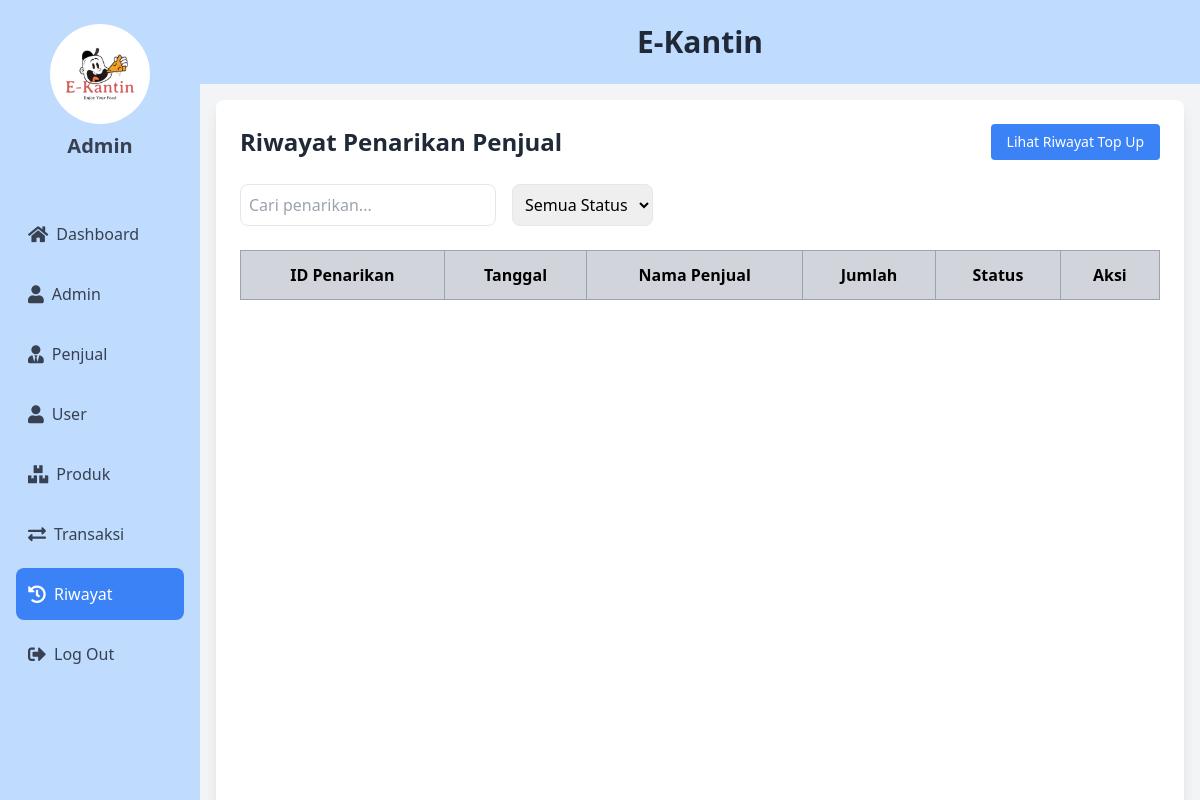
The app's page /riwayat/rwtpenjual.php (signed in), older data.
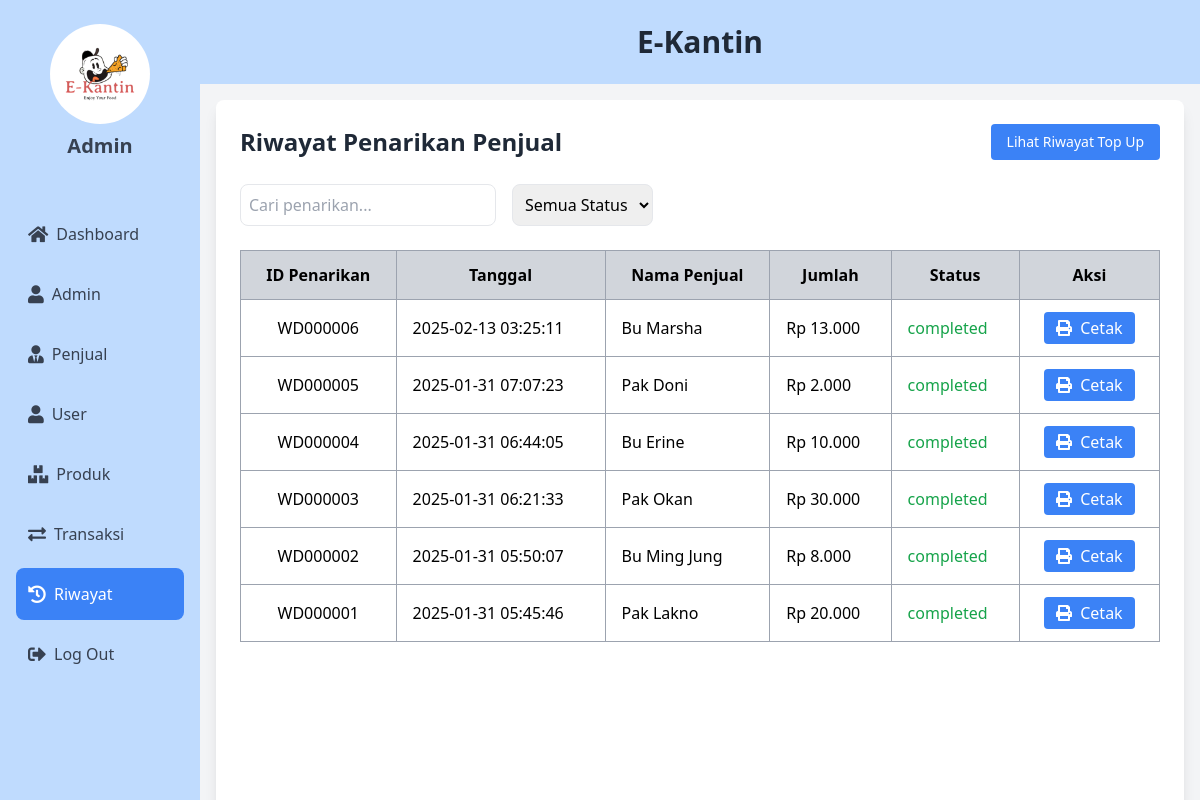
The same page, newer data.
### tables this page shows
CREATE TABLE `withdrawals` (
  `id_withdrawal` int NOT NULL,
  `id_penjual` int NOT NULL,
  `saldo` decimal(10,2) NOT NULL,
  `status` enum('completed','pending','failed') NOT NULL DEFAULT 'pending',
  `tanggal_withdrawal` timestamp NOT NULL DEFAULT CURRENT_TIMESTAMP,
  `total_withdrawal` int NOT NULL,
  PRIMARY KEY (`id_withdrawal`),
  KEY `withdrawals_penjual_FK` (`id_penjual`),
  CONSTRAINT `withdrawals_penjual_FK` FOREIGN KEY (`id_penjual`) REFERENCES `penjual` (`id_penjual`) ON DELETE CASCADE ON UPDATE CASCADE
);

CREATE TABLE `penjual` (
  `id_penjual` int NOT NULL AUTO_INCREMENT,
  `nama_penjual` varchar(100) NOT NULL,
  `kontak` varchar(100) NOT NULL,
  `status` enum('aktif','non-aktif') NOT NULL,
  `tanggal_bergabung` timestamp NOT NULL,
  `saldo` decimal(10,2) NOT NULL DEFAULT '0.00',
  `withdrawable_balance` decimal(10,2) NOT NULL DEFAULT '0.00',
  PRIMARY KEY (`id_penjual`)
);

### riwayat/rwtpenjual.php (the view, shortened to what this page needs)
<?php
include '../config.php';
$hal = isset($_GET['hal']) ? (int)$_GET['hal'] : 1;
$batas = 10;
$mulai = ($hal - 1) * $batas;
$query = "SELECT w.*, p.nama_penjual
          FROM withdrawals w
          JOIN penjual p ON w.id_penjual = p.id_penjual
          ORDER BY w.tanggal_withdrawal DESC
          LIMIT $mulai, $batas";
$result = mysqli_query($conn, $query);
?>
<!DOCTYPE html>
<html lang="en">
<head>
    <script src="https://cdn.tailwindcss.com"></script>
    <link href="https://cdnjs.cloudflare.com/ajax/libs/font-awesome/5.15.4/css/all.min.css" rel="stylesheet">
</head>
<body class="bg-gray-100">
    <div class="flex h-screen overflow-hidden">
        <div class="w-1/6 bg-blue-200">
            <div class="flex flex-col items-center py-6 px-4">
                <div class="flex flex-col items-center mb-6">
                    <img src="../images/WhatsApp Image 2025-01-04 at 10.08.50_8e6a12dc.jpg" alt="Logo" class="rounded-full mb-2" style="height: 100px;">
                    <h1 class="text-xl font-semibold text-gray-700">Admin</h1>
                </div><br>
                <nav class="space-y-2 w-full">
                    <a href="../dashboard/dashboard.php" class="nav-link flex items-center p-3 w-full text-gray-700 hover:bg-blue-500 hover:text-white transition-all duration-300 rounded-lg">
                        <i class="fas fa-home mr-2 text-lg"></i> Dashboard
                    </a>
                    <a href="../admin/admin.php" class="nav-link flex items-center p-3 w-full text-gray-700 hover:bg-blue-500 hover:text-white transition-all duration-300 rounded-lg">
                        <i class="fas fa-user mr-2 text-lg"></i> Admin
                    </a>
                    <a href="../penjual/penjual.php" class="nav-link flex items-center p-3 w-full text-gray-700 hover:bg-blue-500 hover:text-white transition-all duration-300 rounded-lg">
                        <i class="fas fa-user-tie mr-2 text-lg"></i> Penjual
                    </a>
                    <a href="../user/user.php" class="nav-link flex items-center p-3 w-full text-gray-700 hover:bg-blue-500 hover:text-white transition-all duration-300 rounded-lg">
                        <i class="fas fa-user mr-2 text-lg"></i> User
                    </a>
                    <a href="../barang/barang.php" class="nav-link flex items-center p-3 w-full text-gray-700 hover:bg-blue-500 hover:text-white transition-all duration-300 rounded-lg">
                        <i class="fas fa-boxes mr-2 text-lg"></i> Produk
                    </a>
                    <a href="../transaksi/transaksi.php" class="nav-link flex items-center p-3 w-full text-gray-700 hover:bg-blue-500 hover:text-white transition-all duration-300 rounded-lg">
                        <i class="fas fa-exchange-alt mr-2 text-lg"></i> Transaksi
                    </a>
                    <a href="../riwayat/riwayat.php" class="nav-link flex items-center p-3 w-full text-gray-700 hover:bg-blue-500 hover:text-white transition-all duration-300 rounded-lg bg-blue-500 text-white">
                        <i class="fas fa-history mr-2 text-lg"></i> Riwayat
                    </a>
                    <a href="../logout.php" class="nav-link flex items-center p-3 w-full text-gray-700 hover:bg-blue-500 hover:text-white transition-all duration-300 rounded-lg">
                        <i class="fas fa-sign-out-alt mr-2 text-lg"></i> Log Out
                    </a>
                </nav>
            </div>
        </div>
        <div class="flex-1 flex flex-col overflow-hidden">
            <div class="bg-blue-200 text-center py-6 border-b-3 border-blue-400">
                <h1 class="text-3xl font-bold text-gray-800">E-Kantin</h1>
            </div>
            <div class="flex-1 p-4">
                <div class="bg-white rounded-lg shadow-lg p-6">
                    <div class="flex justify-between items-center mb-6">
                        <h2 class="text-2xl font-bold text-gray-800">Riwayat Penarikan Penjual</h2>
                        <a href="riwayat.php" class="text-sm px-4 py-2 bg-blue-500 text-white rounded hover:bg-blue-600 transition duration-200">
                            Lihat Riwayat Top Up
                        </a>
                    </div>
                    <div class="mb-6 flex gap-4">
                        <input type="text" id="searchInput" placeholder="Cari penarikan..."
                               class="p-2 border rounded-lg w-64 focus:ring-2 focus:ring-blue-400">
                        <select id="statusFilter" class="p-2 border rounded-lg focus:ring-2 focus:ring-blue-400">
                            <option value="">Semua Status</option>
                        </select>
                    </div>
                    <div class="overflow-x-auto h-[calc(100vh-250px)] overflow-y-auto custom-scrollbar">
                        <table class="min-w-full bg-white table-auto border-collapse">
                            <thead class="sticky-header">
                                <tr class="bg-gray-300 text-center">
                                    <th class="py-3 px-4 border border-gray-400">ID Penarikan</th>
                                    <th class="py-3 px-4 border border-gray-400">Tanggal</th>
                                    <th class="py-3 px-4 border border-gray-400">Nama Penjual</th>
                                    <th class="py-3 px-4 border border-gray-400">Jumlah</th>
                                    <th class="py-3 px-4 border border-gray-400">Status</th>
                                    <th class="py-3 px-4 border border-gray-400">Aksi</th>
                                </tr>
                            </thead>
                            <tbody>
                            <?php
                            while($row = mysqli_fetch_array($result)) {
                                $statusClass = $row['status'] == 'completed' ? 'text-green-600' :
                                            ($row['status'] == 'failed' ? 'text-red-600' : 'text-yellow-600');
                                echo "<tr class='border-b hover:bg-gray-50'>
                                        <td class='py-3 px-4 text-center border border-gray-400'>WD" . str_pad($row['id_withdrawal'], 6, '0', STR_PAD_LEFT) . "</td>
                                        <td class='py-3 px-4 border border-gray-400'>{$row['tanggal_withdrawal']}</td>
                                        <td class='py-3 px-4 border border-gray-400'>{$row['nama_penjual']}</td>
                                        <td class='py-3 px-4 border border-gray-400'>Rp " . number_format($row['saldo'],0,',','.') . "</td>
                                        <td class='py-3 px-4 border border-gray-400 {$statusClass}'>{$row['status']}</td>
                                        <td class='py-3 px-4 text-center border border-gray-400'>
                                            <button onclick='printReceipt(\"WD" . str_pad($row['id_withdrawal'], 6, '0', STR_PAD_LEFT) . "\", \"{$row['nama_penjual']}\", {$row['saldo']}, \"{$row['tanggal_withdrawal']}\", \"Withdrawal\")'
                                                    class='bg-blue-500 text-white px-3 py-1 rounded hover:bg-blue-600 transition-colors'>
                                                <i class='fas fa-print mr-1'></i> Cetak
                                            </button>
                                        </td>
                                    </tr>";
                            }
                            ?>
                            </tbody>
                        </table>
                    </div>
                </div>
            </div>
        </div>
    </div>
</body>
</html>

### riwayat/rwtpenjual.php (style rules this page uses)
.sticky-header th { position: sticky; top: 0; background-color: rgb(209 213 219); z-index: 10; }

Row changes from the older to the newer data that the page shows:
added withdrawals: id_withdrawal "000006", tanggal_withdrawal "2025-02-13 03:25:11", id_penjual.nama_penjual "Bu Marsha", saldo "13.000", status "completed"
added withdrawals: id_withdrawal "000005", tanggal_withdrawal "2025-01-31 07:07:23", id_penjual.nama_penjual "Pak Doni", saldo "2.000", status "completed"
added withdrawals: id_withdrawal "000004", tanggal_withdrawal "2025-01-31 06:44:05", id_penjual.nama_penjual "Bu Erine", saldo "10.000", status "completed"
added withdrawals: id_withdrawal "000003", tanggal_withdrawal "2025-01-31 06:21:33", id_penjual.nama_penjual "Pak Okan", saldo "30.000", status "completed"
added withdrawals: id_withdrawal "000002", tanggal_withdrawal "2025-01-31 05:50:07", id_penjual.nama_penjual "Bu Ming Jung", saldo "8.000", status "completed"
added withdrawals: id_withdrawal "000001", tanggal_withdrawal "2025-01-31 05:45:46", id_penjual.nama_penjual "Pak Lakno", saldo "20.000", status "completed"
